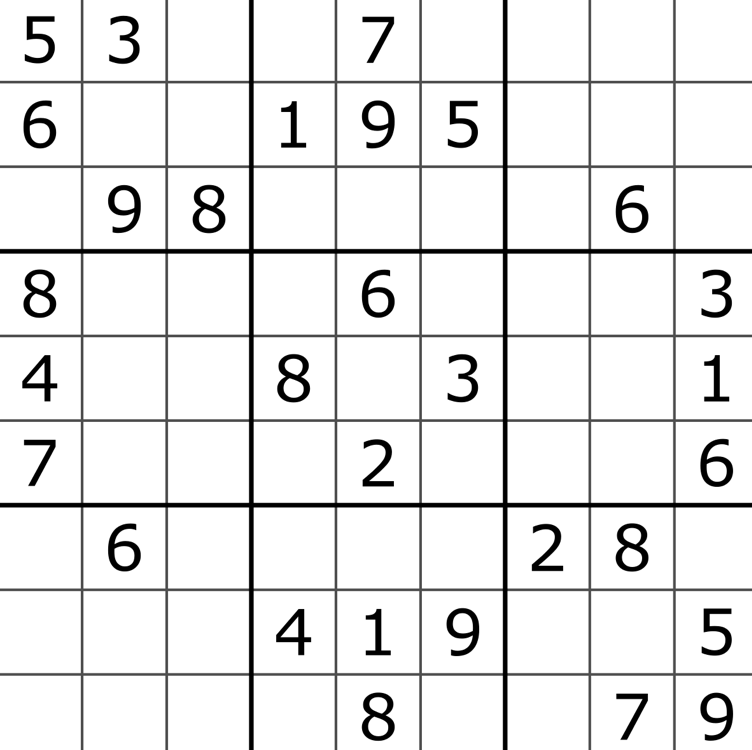
#> input picture sudoku_cpp/computer_vision/simple_screenshot/screenshot.png, 752 x 750 px
$ jupyter execute --allow-errors Segment_and_run_tesseract.ipynb
#> lines starting #> are read from the running program, lines starting #| are printed output that depends on the picture
[cell 1]
import cv2
import math

img = cv2.imread("screenshot.png")
#> img is the input picture: shape (750, 752, 3); min 0, max 255, mean 233.3

img_shape = img.shape
#> img_shape = (750, 752, 3)
tile_size = (83.3, 83.3)
offset = (83.3, 83.3)

for i in range(9):
    for j in range(9):
        cropped_img = img[int(offset[1]*i):int(min(offset[1]*i+tile_size[1], img_shape[0])), int(offset[0]*j):int(min(offset[0]*j+tile_size[0], img_shape[1]))]
        # Debugging the tiles
        cropped_img = cropped_img[10:75, 10:75]
        cv2.imwrite("debug_" + str(i) + "_" + str(j) + ".png", cropped_img)
#> this loop made 9 passes
#> pass 1, `cv2.imwrite("debug_" + str(i) + "_" + str(j) + ".png", cropped_img)`:
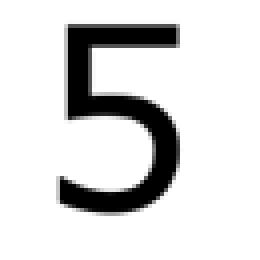
#> saved as debug_0_0.png: shape (65, 65, 3) (shown 4 times larger); min 0, max 255, mean 218.5
#> pass 1, `cv2.imwrite("debug_" + str(i) + "_" + str(j) + ".png", cropped_img)`:
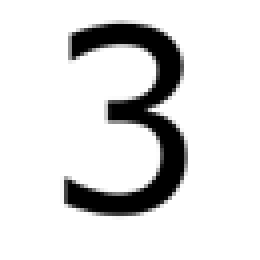
#> saved as debug_0_1.png: shape (65, 65, 3) (shown 4 times larger); min 0, max 255, mean 221.7
#> pass 1, `cv2.imwrite("debug_" + str(i) + "_" + str(j) + ".png", cropped_img)`:
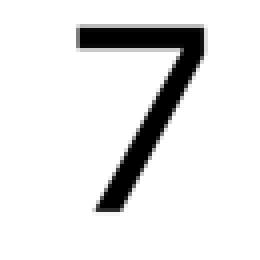
#> saved as debug_0_4.png: shape (65, 65, 3) (shown 4 times larger); min 0, max 255, mean 229.1
